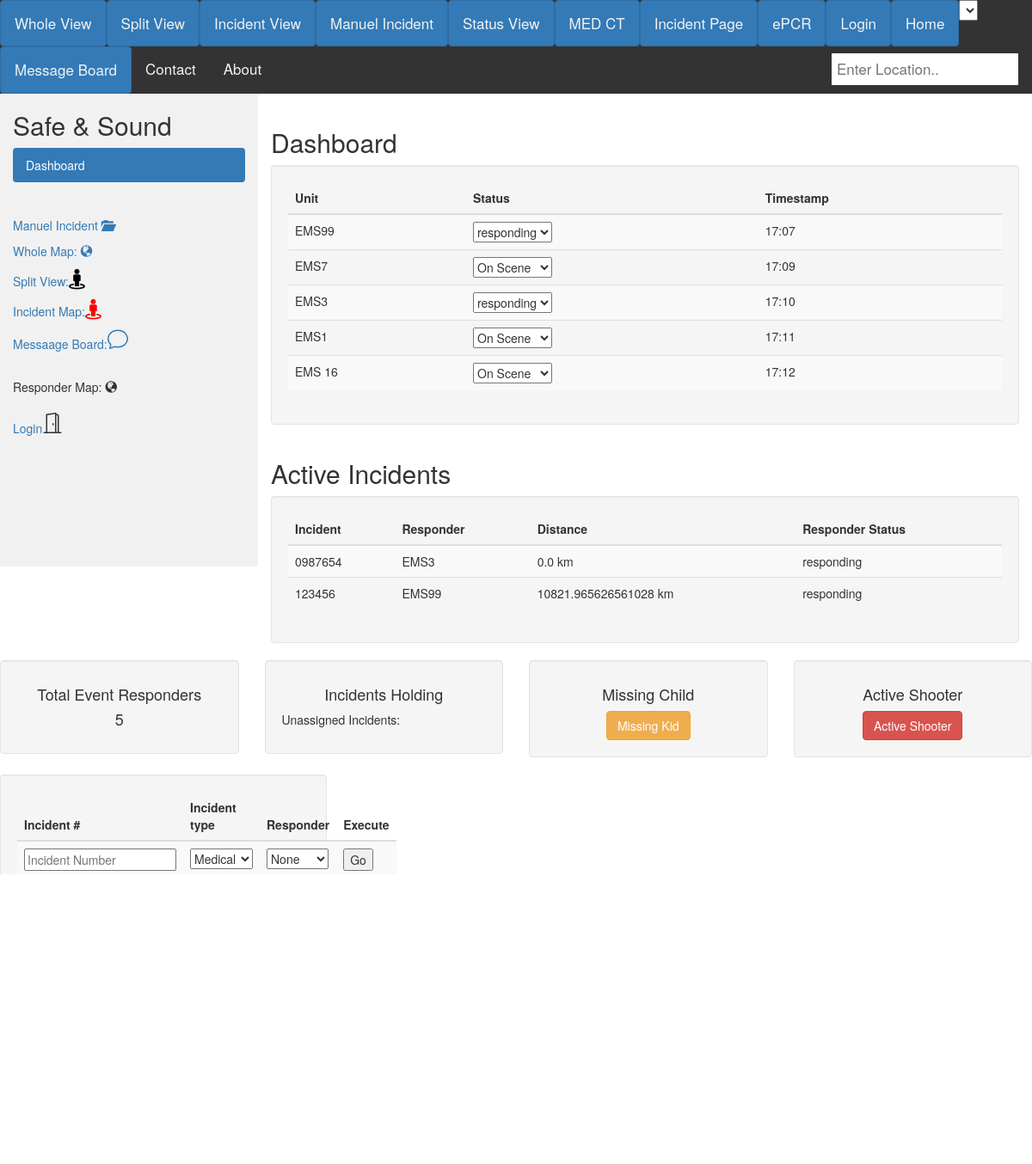
Page /mapapp/home/ on the committed database.
### mapapp/models.py (models this page shows, shortened)
class Credential(models.Model):
    username = models.CharField(max_length=100)
    password = models.CharField(max_length=100)
    latitude = models.FloatField(null=True)
    longitude = models.FloatField(null=True)
    acceleration = models.FloatField(null=True)
    status = models.CharField(max_length=50, null=True)
    timestamp = models.DateTimeField(auto_now_add=True)

class Assignment(models.Model):
    incident = models.ForeignKey('needHelp', on_delete=models.CASCADE)  # Quoted 'needHelp' in case it's defined later in the file or is imported from elsewhere.
    responder = models.ForeignKey(Credential, on_delete=models.CASCADE)
    distance = models.FloatField()
    def __str__(self):
        return f"{self.incident.username} assigned to {self.responder.username}"

class needHelp(models.Model):
    username = models.CharField(max_length=100)
    first_name = models.CharField(max_length=250, null=True, blank=True)
    last_name = models.CharField(max_length=250, null=True, blank=True)
    seat = models.CharField(max_length=50, null=True, blank=True)
    latitude = models.FloatField(null=True)
    longitude = models.FloatField(null=True)
    category = models.CharField(max_length=50, null=True)
    timestamp = models.DateTimeField(auto_now_add=True)

### mapapp/views.py (the view)
# urls.py: path('home/', home, name='home'),
def home(request):
    credentials_data = Credential.objects.all()
    total_responders = Credential.objects.all().count()
    assignments_data = Assignment.objects.all()
    all_users = Credential.objects.values_list('username', flat=True)
    in_service_responders = Credential.objects.filter(status='in_service')
    responder_all = Credential.objects.all()
    print(assignments_data)
    context = {
        'credentials_data': credentials_data,
        'total_responders': total_responders,
        'assignments_data': assignments_data,
        'all_users': all_users,
        'responders': in_service_responders,
        'responder_all':responder_all,
    }
    return render(request, 'mapapp/home.html', context)

### mapapp/templates/mapapp/home.html (shortened to what this page needs)
<!DOCTYPE html>
<html lang="en">
<head>
  <link rel="stylesheet" href="https://maxcdn.bootstrapcdn.com/bootstrap/3.4.1/css/bootstrap.min.css">
</head>
<body>
<div class="topnav">
            <a href="{% url 'indextwo' %}" class="btn btn-primary">Whole View</a>
            <a href="{% url 'index' %}" class="btn btn-primary">Split View</a>
            <a href="{% url 'icviews' %}" class="btn btn-primary">Incident View</a>
             <a href="{% url 'report_incident' %}" class="btn btn-primary">Manuel Incident</a>
            <a href="{% url 'status_update' %}" class="btn btn-primary">Status View</a>
            <a href="#" class="btn btn-primary">MED CT</a>
             <a href="{% url 'incidents_view' %}" class="btn btn-primary">Incident Page </a>
            <a href="" class="btn btn-primary">ePCR</a>
            {% if user.is_authenticated %}
            <a href="{% url 'logout' %}" class="btn btn-primary">Logout</a>
            {% else %}
            <a href="{% url 'login_user' %}" class="btn btn-primary">Login</a>
            {% endif %}
            <a class="btn btn-primary" href="#home">Home</a>
           <a href="{% url 'message_board' %}" class="btn btn-primary">Message Board</a>
            <select name="venue" id="venue">
</select>
            <input type="text" placeholder="Enter Location.."
 <!-- <a href="#news">News</a>
  <a href="#contact">Contact</a>
  <a href="#about">About</a>-->
</div>
<div class="container-fluid">
  <div class="row content">
    <div class="col-sm-3 sidenav hidden-xs">
      <h2>Safe & Sound</h2>
      <ul class="nav nav-pills nav-stacked">
        <li class="active"><a href="#section1">Dashboard</a></li>
          <br></br>
          <p><a href="{% url 'incidents_view' %}">Manuel Incident <span class="glyphicon glyphicon-folder-open"></span></a>
          <br>
          <p><a href="{% url 'indextwo' %}">Whole Map: <span class="glyphicon glyphicon-globe"></span>
          <br>
          <p><a href="{% url 'index' %}">Split View:<link rel="stylesheet" href="https://cdnjs.cloudflare.com/ajax/libs/font-awesome/4.7.0/css/font-awesome.min.css"><i class="fa fa-street-view" style="font-size:24px;color:black"></i>
            <br>
          <p><a href="#">Incident Map:<link rel="stylesheet" href="https://cdnjs.cloudflare.com/ajax/libs/font-awesome/4.7.0/css/font-awesome.min.css"><i class="fa fa-street-view" style="font-size:24px;color:red"></i>
          <br>
          <p><a href="{% url 'message_board' %}">Messaage Board:<a></a>
          <br/>
          <p><br href="#">Responder Map: <span class="glyphicon glyphicon-globe"></span>
          <br></br>
             {% if user.is_authenticated %}
            <a href="{% url 'logout' %}">Logout</a> <svg xmlns="http://www.w3.org/2000/svg" width="24px" height="24px" fill="currentColor" class="bi bi-door-closed-fill" viewBox="0 0 16 16">
                <path d="M12 1a1 1 0 0 1 1 1v13h1.5a.5.5 0 0 1 0 1h-13a.5.5 0 0 1 0-1H3V2a1 1 0 0 1 1-1h8zm-2 9a1 1 0 1 0 0-2 1 1 0 0 0 0 2z"/>
                </svg></span>
            {% else %}
            <a href="{% url 'login_user' %}">Login</a>
            {% endif %}
    </div>
    <br>
  <div class="col-sm-9">
    <h2>Dashboard</h2>
    <div class="well">
<table class="table table-md table-striped">
    <thead>
        <tr>
            <th scope="col">Unit</th>
            <th scope="col">Status</th>
            <th scope="col">Timestamp</th>
        </tr>
    </thead>
    <tbody>
        {% for credential in credentials_data %}
            <tr>
                <td>{{ credential.username }}</td>
                <td>
                    <select name="status" id="status-dropdown">
                        <option value="On Scene" {% if credential.status == "On Scene" %}selected="selected"{% endif %}>On Scene</option>
                         <option value="responding" {% if credential.status == "responding" %}selected="selected"{% endif %}>responding</option>
                    </select>
                </td>
                <td>{{ credential.timestamp|date:"H:i" }}</td>
            </tr>
        {% endfor %}
    </tbody>
</table>
    </div>
</div>
       <div class="col-sm-9">
    <h2>Active Incidents</h2>
    <div class="well">
        <table class="table table-md table-striped">
           <thead>
    <tr>
        <th scope="col">Incident</th>
        <th scope="col">Responder</th>
        <th scope="col">Distance</th>
        <th scope="col">Responder Status</th>
    </tr>
</thead>
<tbody>
   {% for assignment in assignments_data %}
        <tr>
            <td>{{ assignment.incident.username }}</td>
            {% if assignment.responder.status == "Signal 99" %}
                <td class="bg-danger">{{ assignment.responder.status }}, {{ assignment.responder.username }}</td>
            {% else %}
                <td>{{ assignment.responder.username}}</td>
            {% endif %}
            <td>{{ assignment.distance }} km</td>
            <td>{{ assignment.responder.status }}</td>
        </tr>
    {% endfor %}
</tbody>
        </table>
    </div>
</div>
      <div class="row">
    <div class="col-sm-3">
        <div class="well">
            <h4><center>Total Event Responders</center></h4>
            <p><center><h4>{{ total_responders }}</h4></center></p>
        </div>
    </div>
    <div class="col-sm-3">
        <div class="well">
            <h4><center>Incidents Holding</center></h4>
            <p>Unassigned Incidents: {{ unassigned_incidents_count }}</p>
        </div>
    </div>
    <div class="col-sm-3">
        <div class="well" style="text-align: center;">
            <h4>Missing Child</h4>
            <button onclick="myFunction()" class="btn btn-warning">Missing Kid</button>
        </div>
    </div>
    <div class="col-sm-3">
        <div class="well" style="text-align: center;">
            <h4>Active Shooter</h4>
            <button onclick="myFunction1()" class="btn btn-danger">Active Shooter</button>
        </div>
    </div>
 <div class="col-sm-4">
    <div class="well">
       <form method="post" id="incident-form" action="{% url 'record_incident' %}">
            <table class="table table-md table-striped">
                <thead>
                    <tr>
                        <th scope="col">Incident #</th>
                        <th scope="col">Incident type</th>
                        <th scope="col">Responder</th>
                        <th scope="col">Execute</th>
                    </tr>
                </thead>
                <tbody>
                    <tr>
                        <td>
                            <input type="text" name="incident_number" id="incident_number" placeholder="Incident Number">
                        </td>
                        <td>
                            <select name="incident_type" id="incident_type">
                                <option value="medical">Medical</option>
                            </select>
                        </td>
                        <td>
                            <select name="responder" id="responder">
                                <option value="">None</option>
                            </select>
                        </td>
                        <td>
                            <input type="submit" value="Go">
                        </td>
                    </tr>
                </tbody>
            </table>
        </form>
    </div>
</div>
        </div>
         <div class="col-sm-8">
    <div class="well">
        <h1><strong>Text Comm</strong></h1>
<div>
    <form id="message_form" method="post" action="{% url 'simplemessageapp:message-list' %}">
    <div class="input-container">
        <select name="username" id="logged_in_users">
            <option value="">None</option>
        </select>
        <textarea id="message_input" name="message" rows="5" maxlength="175" placeholder="Type your message (max 175 characters)"></textarea>
    </div>
    <button type="submit" id="send_button">Send</button>
</form>
</body>
</html>

### mapapp/templates/mapapp/home.html (style rules this page uses)
.row.content { height: 550px }
.sidenav { background-color: #f1f1f1; height: 100%; }
.topnav { background-color: #333; overflow: hidden; }
.topnav a { float: left; color: #f2f2f2; text-align: center; padding: 14px 16px; text-decoration: none; font-size: 17px; }
.input-container { display: flex; flex-direction: row; align-items: center; gap: 10px; }
#logged_in_users, #message_input { flex: 1; }
#send_button { margin-top: 10px; }
.topnav input[type=text] { border: 1px solid #ccc; }
.topnav input[type=text] { float: right; padding: 6px; border: none; margin-top: 8px; margin-right: 16px; font-size: 17px; }
,row { display:flex; flew-wrap: nowrap; }
* { box-sizing: border-box; }

### rows in the picture
Credential: username "EMS99", status "responding", timestamp "17:07"
Credential: username "EMS7", timestamp "17:09"
Credential: username "EMS3", status "responding", timestamp "17:10"
Credential: username "EMS1", timestamp "17:11"
Credential: username "EMS 16", timestamp "17:12"
Assignment: incident.username "0987654", responder.username "EMS3", distance "0.0", responder.status "responding"
Assignment: incident.username "123456", responder.username "EMS99", distance "10821.965626561028", responder.status "responding"

### other values in the picture
{{ total_responders }} "5"
